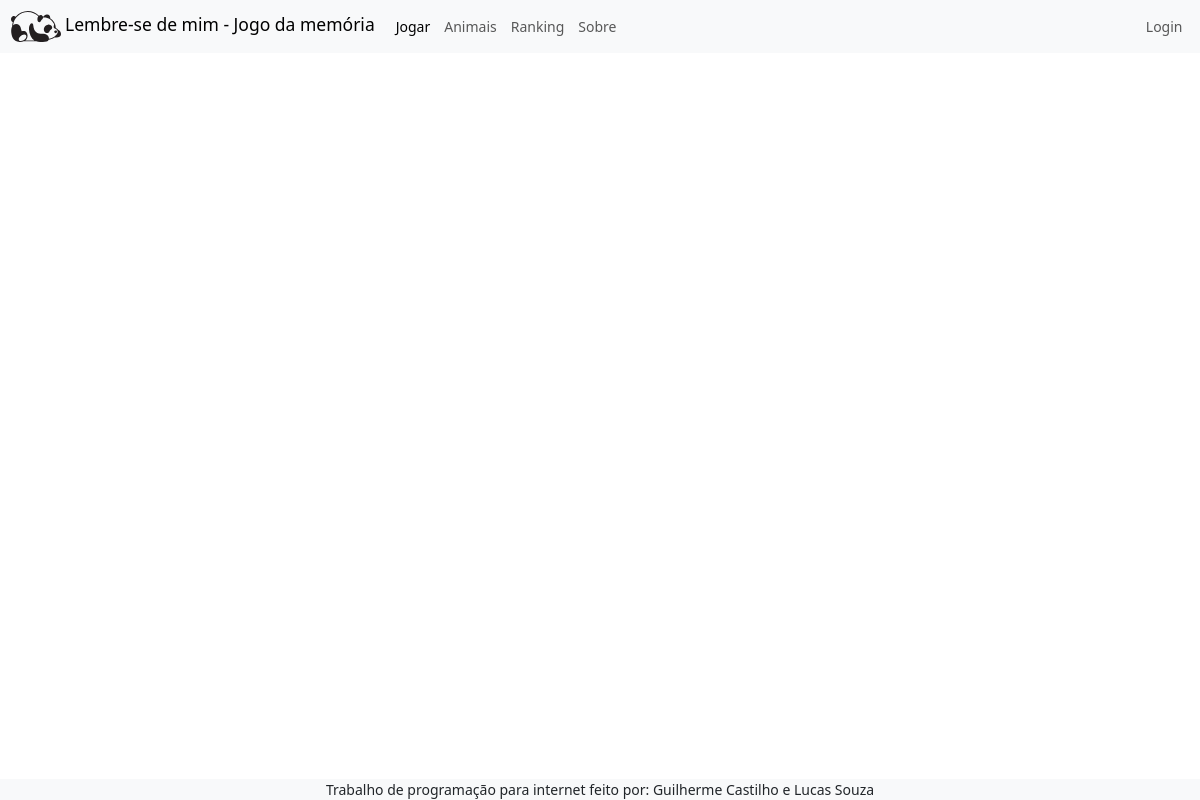
Before: /jogos with the older database file.
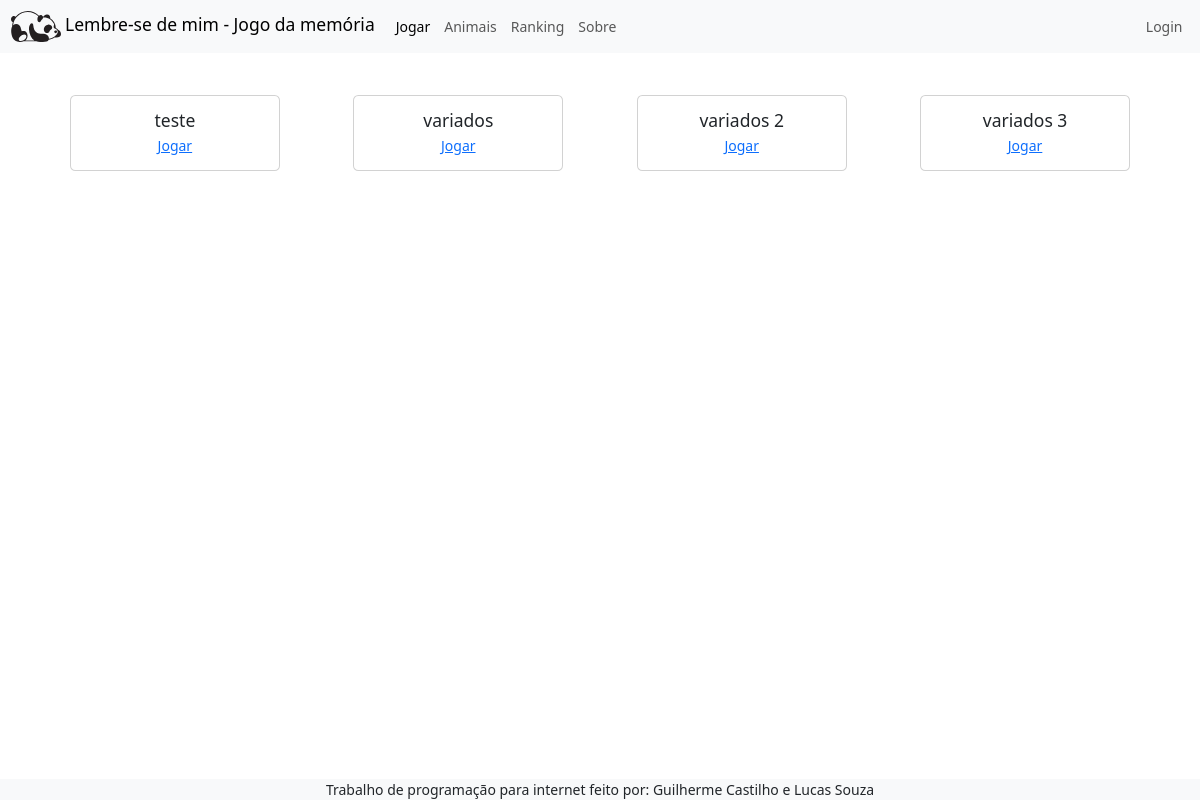
After: the same page with the newer database file.
### tables this page shows
CREATE TABLE `jogos` (
  `id` int(11) NOT NULL AUTO_INCREMENT,
  `nome` varchar(255) DEFAULT NULL,
  `id_dificuldade` int(11) DEFAULT NULL,
  PRIMARY KEY (`id`),
  KEY `id_dificuldade` (`id_dificuldade`),
  CONSTRAINT `jogos_ibfk_1` FOREIGN KEY (`id_dificuldade`) REFERENCES `dificuldade` (`id`)
);

### jogos/index.php (the view, shortened to what this page needs)
<?php
$jogos_array = [];
try {
  $database = new Database('mysql');
  $conn = $database->getConnection();
  $sql = "SELECT * FROM jogos";
  $stmt = $conn->prepare($sql);
  $stmt->execute();
  $jogos_array = $stmt->fetchAll(PDO::FETCH_ASSOC);
} catch (\PDOException $e) {
  echo "Database connection failed: " . $e->getMessage();
} catch (\InvalidArgumentException $e) {
  echo "Invalid database dialect: " . $e->getMessage();
}
?>
<?php
include '../includes/navbar.php'; ?>
<main class="container">
  <div class="d-flex gap-3 justify-content-evenly mt-5 flex-wrap">
    <?php foreach ($jogos_array as $jogo) : ?>
      <div class="card text-center">
        <div class="card-body">
          <h5 class="card-title"><?= $jogo['nome'] ?></h5>
          <a href="/jogo?nome=<?= $jogo['nome'] ?>" class="card-link">Jogar</a>
        </div>
      </div>
    <?php endforeach; ?>
  </div>
</main>
<?php include '../includes/footer.php'; ?>

Changed rows visible on the page:
added jogos: nome "teste"
added jogos: nome "variados"
added jogos: nome "variados 2"
added jogos: nome "variados 3"
